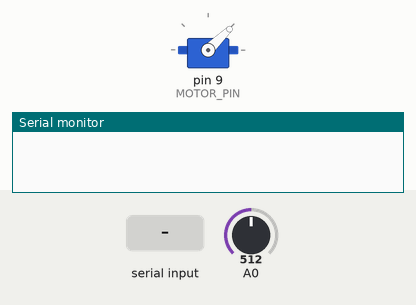
The sketch below on a simulated Arduino Uno, built with avr-gcc and run on an emulated ATmega328P. Shown: servo, the last lines printed to the serial monitor. The test bench sets the inputs (shaded band); at power-on: A0 = 512.

Above: at 2.4 s.
2.5 s: "90,45\n" received over Serial
At 2.8 s:
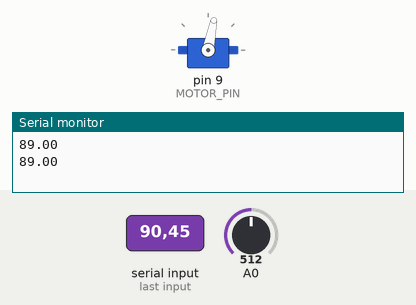
At 4.2 s:
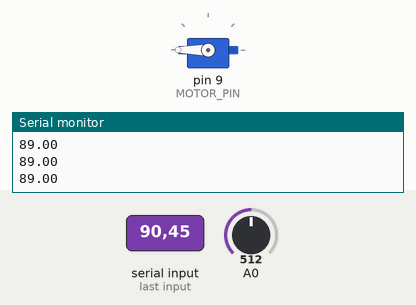
5.1 s: A0 set to 122
At 5.8 s:
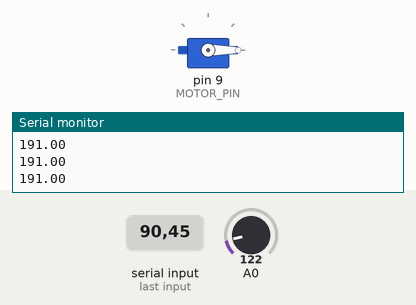
8.1 s: "5\n" received over Serial
11.1 s: A0 set to 900
At 14.01 s:
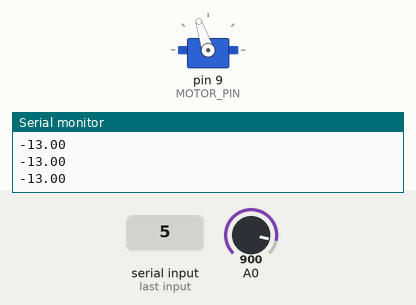
14.1 s: A0 set to 1009
17.1 s: "30,150\n" received over Serial
Timing chart, 0 to 51.8 s (numbered marks = the images above; inputs shaded):
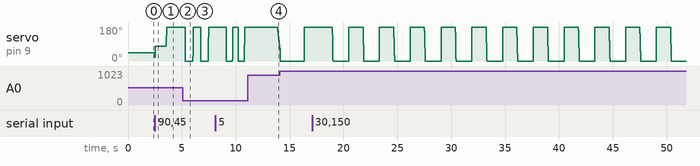

Measured:
- after the input at 2.5 s, servo on pin 9 (MOTOR_PIN): 44° → 79° at once, → 180° 1.0 s later

The sketch:

PID_Interactive_for_Arduino.pde
```cpp
#include <Servo.h>
#define MAX_SIGNAL 2000
#define MIN_SIGNAL 1000
#define MOTOR_PIN 9
int lectura=0;
double lecturaPotenciometro=0;
Servo motor;
int T=20;

double Kp=5;
double Ki=8.5;
double Kd=0.03;
double setPoint=45;

float ei;
float e[3];
float u;
float uAnterior=1000;
float Tm=0.02;

float b0=Kp + Kp*Ki*Tm + Kd*Kd/Tm;
float b1=-(Kp + 2*Kp*Kd/Tm);
float b2= Kp*Kd/Tm;;

void setup() {
  Serial.begin(9600);
  delay(1500);
  motor.attach(MOTOR_PIN);
  motor.writeMicroseconds(MAX_SIGNAL);
  motor.writeMicroseconds(MIN_SIGNAL);
  while (!Serial.available()){}
}
void loop() {
  if (Serial.available() > 0) {
    lectura = Serial.parseInt();
    if (lectura > 999 and lectura < 1500) {
      motor.writeMicroseconds(lectura);
    }
    if (lectura > 0 and lectura < 90) {
      setPoint=lectura;
    }
  }
    lecturaPotenciometro = analogRead(0);
    lecturaPotenciometro = map(lecturaPotenciometro,419,943,113,-25);
    Serial.println(lecturaPotenciometro);
    ei=setPoint-lecturaPotenciometro;
    u=b0*ei +b1*e[0] + b2*e[1] + uAnterior;
    e[1]=e[0];
    e[0]=ei;
    uAnterior=u;
    motor.writeMicroseconds(u);
    delay(T);
}
```
